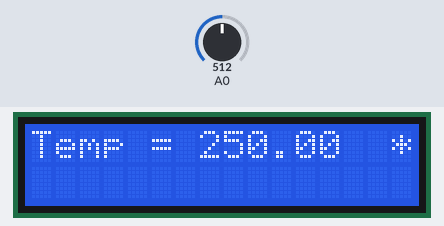
A sketch run on a simulated Arduino Uno, built with avr-gcc and run on an emulated ATmega328P. On the bench: 16×2 character LCD. The inputs (shaded band) are chosen by the test bench; at power-on: A0 = 512.

Above: at 1.2 s.
1.3 s: A0 set to 716
At 3.3 s:
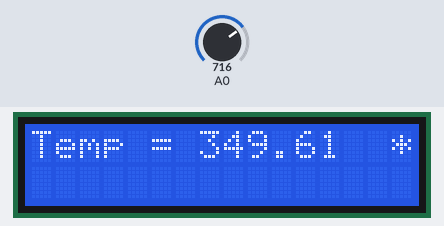
6.9 s: A0 set to 900
At 8.5 s:
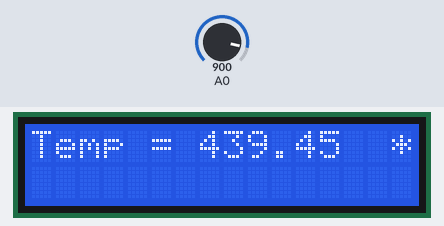
11.5 s: A0 set to 1023
At 13.1 s:
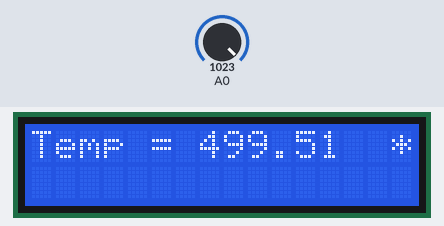
Timing chart, 0 to 14.6 s (numbered marks = the images above; inputs shaded):
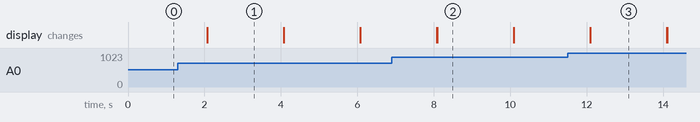

Measured:
- after the input at 1.3 s, the display: first differs from a run without the input after 0.77 s (image 1)
- after the input at 6.9 s, the display: first differs from a run without the input after 1.2 s (image 2)
- after the input at 11.5 s, the display: first differs from a run without the input after 0.60 s (image 3)
- what the display in image 1 shows lasts 2.0 s, from 2.1 s to 4.1 s

The sketch:

Temperature_Display_Code.ino
```cpp
#include <LiquidCrystal.h> // include the library code

// initialize the library by associating any needed LCD interface pin
// with the arduino pin number it is connected to
const int rs = 12, en = 11, d4 = 5, d5 = 4, d6 = 3, d7 = 2;
LiquidCrystal lcd(rs, en, d4, d5, d6, d7);

void setup() {
  Serial.begin(9600); //setup serial
  float voltage = analogRead(A0);  //read the inpute voltage (analog pin A0)
  float temp = voltage * (0.48828125); //computing Temp
  // set up the LCD's number of columns and rows:
  lcd.begin(16, 2);
}

void loop() {
  float voltage = analogRead(A0);  //read the inpute voltage (analog pin A0)
  float temp = voltage * (0.48828125); //computing Temp
  lcd.print("Temp = "); //show Temp
  lcd.print(temp); //show Temp
  //  lcd.print("\xC2\xB0"); //show Temp
  lcd.println("  *C"); //show Temp
  delay(2000); //waits for 2 second
  lcd.clear();
  lcd.setCursor(0, 0);
}
```
